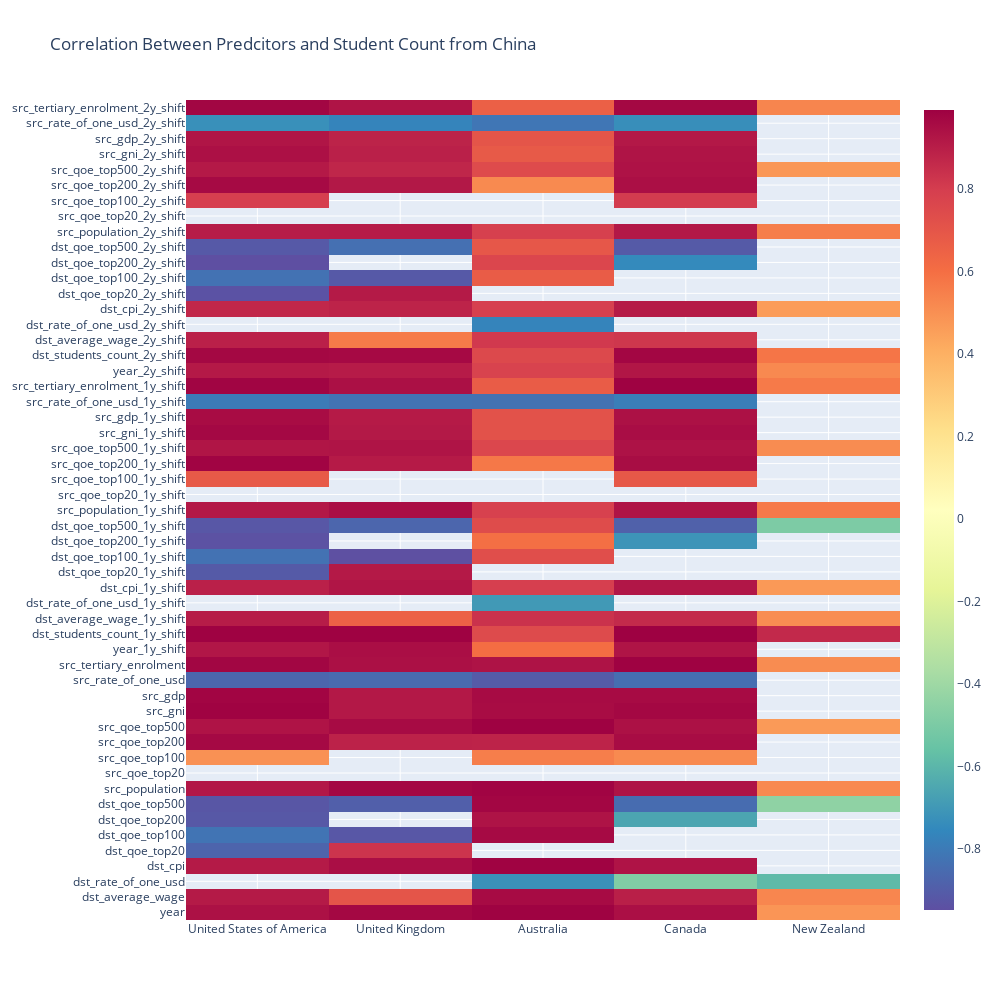
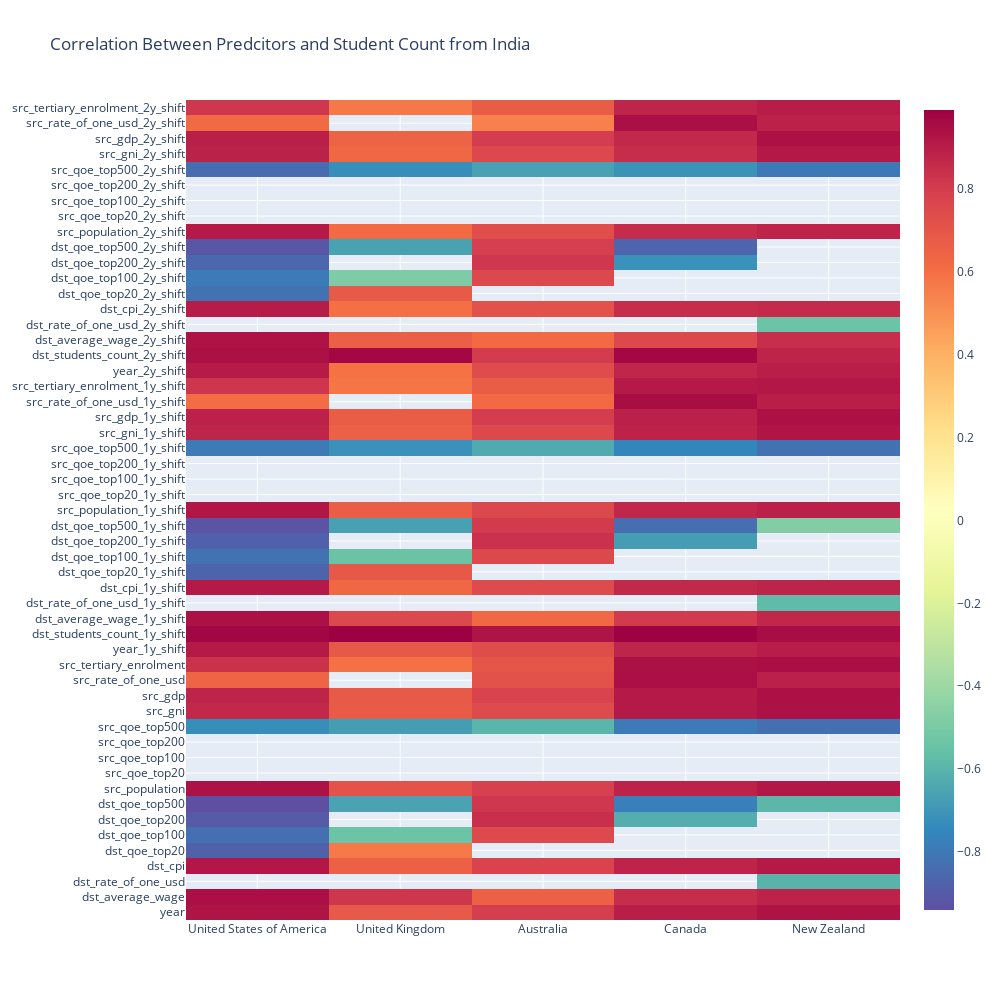
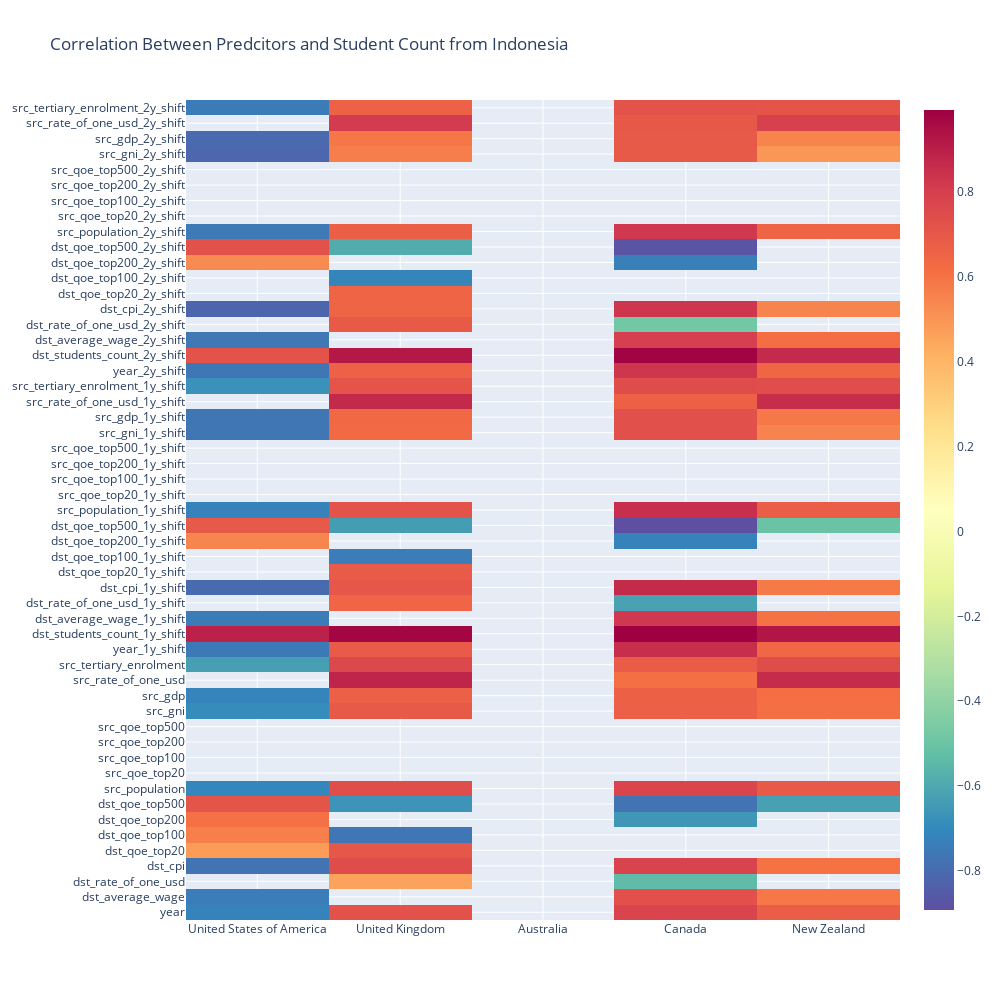
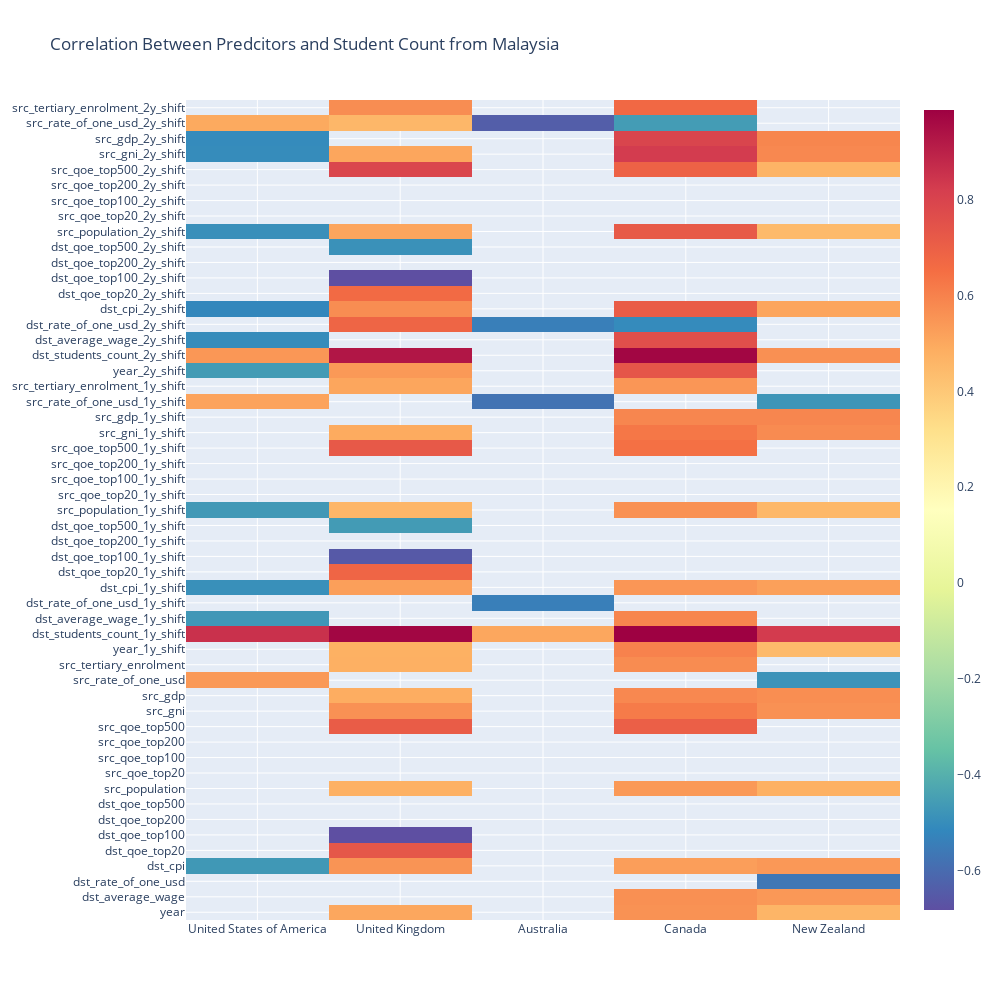

The notebook cell saved with these charts, in order:
### Code cell
for src in src_countries:
    #read data
    factors_df = pd.read_csv('data/grouped_'+src+'.csv')
    
    #calculate correalation and p-value for each destination:
    corr_pvalues={}
    dest_countries = ['United States of America', 'United Kingdom', 'Australia', 'Canada', 'New Zealand']
    
    #filter record for each destination:
    for dest in dest_countries:
        dest_factors = factors_df[factors_df['destination_country']== dest]
        dest_factors = dest_factors.drop(['source_country', 'destination_country', 'dst_distance'],axis=1)
        #shift predictors by 1 and 2 years:
        cols = dest_factors.columns
        dest_factors = dest_factors.join(dest_factors[cols].shift(1), rsuffix='_1y_shift')
        dest_factors = dest_factors.join(dest_factors[cols].shift(2), rsuffix='_2y_shift')
        #fill NaN values:
        dest_factors['year_1y_shift'].iloc[0]=2015
        for col in dest_factors.columns:
            if math.isnan(dest_factors[col].iloc[1]):
                dest_factors[col].iloc[1] = dest_factors[col].iloc[2]
            if math.isnan(dest_factors[col].iloc[0]):
                dest_factors[col].iloc[0] = dest_factors[col].iloc[1]
        #calculate corr and p-valueL
        dic = {}
        for col in dest_factors.columns:
            try:
                c_p_pair = pearsonr(dest_factors[col],dest_factors['dst_students_count'])
            except:
                c_p_pair = (np.nan, np.nan)
            dic[col]=c_p_pair
        corr_pvalues[dest] = dic        
    corr_pvalues_df = pd.DataFrame(corr_pvalues)
    corr_pvalues_df = corr_pvalues_df.drop('dst_students_count')
    
    
    [rows, cols] = corr_pvalues_df.values.shape
    for i in range(rows):
        for j in range(cols):
            if corr_pvalues_df.values[i][j][1] <= 0.05:  #reject H0, the corr is sig
                corr_pvalues_df.values[i][j]  = corr_pvalues_df.values[i][j][0]
            else:
                corr_pvalues_df.values[i][j] = np.nan  
          
        
    trace = go.Heatmap(z=corr_pvalues_df.values,
                       x=corr_pvalues_df.columns.values,
                       y=corr_pvalues_df.index.values,
                       colorscale='spectral',
                       reversescale=True)

    layout = go.Layout(
        title="Correlation Between Predcitors and Student Count from "+src,
        autosize=False,
        width=1000,
        height=1000)

    fig = go.Figure(data=trace, layout=layout)
    iplot(fig)

### Figure 1 — Plotly figure (JSON) as saved in the notebook; plotly's stock layout.template omitted (floating-point values rounded to 4 significant figures; data arrays with more than 128 entries replaced by an {"elided": "..."} marker saying what was removed)
{"data": [{"colorscale": [[0, "rgb(158,1,66)"], [0.1, "rgb(213,62,79)"], [0.2, "rgb(244,109,67)"], [0.3, "rgb(253,174,97)"], [0.4, "rgb(254,224,139)"], [0.5, "rgb(255,255,191)"], [0.6, "rgb(230,245,152)"], [0.7, "rgb(171,221,164)"], [0.8, "rgb(102,194,165)"], [0.9, "rgb(50,136,189)"], [1, "rgb(94,79,162)"]], "reversescale": true, "type": "heatmap", "x": ["United States of America", "United Kingdom", "Australia", "Canada", "New Zealand"], "y": ["year", "dst_average_wage", "dst_rate_of_one_usd", "dst_cpi", "dst_qoe_top20", "dst_qoe_top100", "dst_qoe_top200", "dst_qoe_top500", "src_population", "src_qoe_top20", "src_qoe_top100", "src_qoe_top200", "src_qoe_top500", "src_gni", "src_gdp", "src_rate_of_one_usd", "src_tertiary_enrolment", "year_1y_shift", "dst_students_count_1y_shift", "dst_average_wage_1y_shift", "dst_rate_of_one_usd_1y_shift", "dst_cpi_1y_shift", "dst_qoe_top20_1y_shift", "dst_qoe_top100_1y_shift", "dst_qoe_top200_1y_shift", "dst_qoe_top500_1y_shift", "src_population_1y_shift", "src_qoe_top20_1y_shift", "src_qoe_top100_1y_shift", "src_qoe_top200_1y_shift", "src_qoe_top500_1y_shift", "src_gni_1y_shift", "src_gdp_1y_shift", "src_rate_of_one_usd_1y_shift", "src_tertiary_enrolment_1y_shift", "year_2y_shift", "dst_students_count_2y_shift", "dst_average_wage_2y_shift", "dst_rate_of_one_usd_2y_shift", "dst_cpi_2y_shift", "dst_qoe_top20_2y_shift", "dst_qoe_top100_2y_shift", "dst_qoe_top200_2y_shift", "dst_qoe_top500_2y_shift", "src_population_2y_shift", "src_qoe_top20_2y_shift", "src_qoe_top100_2y_shift", "src_qoe_top200_2y_shift", "src_qoe_top500_2y_shift", "src_gni_2y_shift", "src_gdp_2y_shift", "src_rate_of_one_usd_2y_shift", "src_tertiary_enrolment_2y_shift"], "z": {"elided": "53x5 float values"}}], "layout": {"autosize": false, "height": 1000, "title": {"text": "Correlation Between Predcitors and Student Count from China"}, "width": 1000}}

### Figure 2 — Plotly figure (JSON) as saved in the notebook; plotly's stock layout.template omitted (floating-point values rounded to 4 significant figures; data arrays with more than 128 entries replaced by an {"elided": "..."} marker saying what was removed)
{"data": [{"colorscale": [[0, "rgb(158,1,66)"], [0.1, "rgb(213,62,79)"], [0.2, "rgb(244,109,67)"], [0.3, "rgb(253,174,97)"], [0.4, "rgb(254,224,139)"], [0.5, "rgb(255,255,191)"], [0.6, "rgb(230,245,152)"], [0.7, "rgb(171,221,164)"], [0.8, "rgb(102,194,165)"], [0.9, "rgb(50,136,189)"], [1, "rgb(94,79,162)"]], "reversescale": true, "type": "heatmap", "x": ["United States of America", "United Kingdom", "Australia", "Canada", "New Zealand"], "y": ["year", "dst_average_wage", "dst_rate_of_one_usd", "dst_cpi", "dst_qoe_top20", "dst_qoe_top100", "dst_qoe_top200", "dst_qoe_top500", "src_population", "src_qoe_top20", "src_qoe_top100", "src_qoe_top200", "src_qoe_top500", "src_gni", "src_gdp", "src_rate_of_one_usd", "src_tertiary_enrolment", "year_1y_shift", "dst_students_count_1y_shift", "dst_average_wage_1y_shift", "dst_rate_of_one_usd_1y_shift", "dst_cpi_1y_shift", "dst_qoe_top20_1y_shift", "dst_qoe_top100_1y_shift", "dst_qoe_top200_1y_shift", "dst_qoe_top500_1y_shift", "src_population_1y_shift", "src_qoe_top20_1y_shift", "src_qoe_top100_1y_shift", "src_qoe_top200_1y_shift", "src_qoe_top500_1y_shift", "src_gni_1y_shift", "src_gdp_1y_shift", "src_rate_of_one_usd_1y_shift", "src_tertiary_enrolment_1y_shift", "year_2y_shift", "dst_students_count_2y_shift", "dst_average_wage_2y_shift", "dst_rate_of_one_usd_2y_shift", "dst_cpi_2y_shift", "dst_qoe_top20_2y_shift", "dst_qoe_top100_2y_shift", "dst_qoe_top200_2y_shift", "dst_qoe_top500_2y_shift", "src_population_2y_shift", "src_qoe_top20_2y_shift", "src_qoe_top100_2y_shift", "src_qoe_top200_2y_shift", "src_qoe_top500_2y_shift", "src_gni_2y_shift", "src_gdp_2y_shift", "src_rate_of_one_usd_2y_shift", "src_tertiary_enrolment_2y_shift"], "z": {"elided": "53x5 float values"}}], "layout": {"autosize": false, "height": 1000, "title": {"text": "Correlation Between Predcitors and Student Count from India"}, "width": 1000}}

### Figure 3 — Plotly figure (JSON) as saved in the notebook; plotly's stock layout.template omitted (floating-point values rounded to 4 significant figures; data arrays with more than 128 entries replaced by an {"elided": "..."} marker saying what was removed)
{"data": [{"colorscale": [[0, "rgb(158,1,66)"], [0.1, "rgb(213,62,79)"], [0.2, "rgb(244,109,67)"], [0.3, "rgb(253,174,97)"], [0.4, "rgb(254,224,139)"], [0.5, "rgb(255,255,191)"], [0.6, "rgb(230,245,152)"], [0.7, "rgb(171,221,164)"], [0.8, "rgb(102,194,165)"], [0.9, "rgb(50,136,189)"], [1, "rgb(94,79,162)"]], "reversescale": true, "type": "heatmap", "x": ["United States of America", "United Kingdom", "Australia", "Canada", "New Zealand"], "y": ["year", "dst_average_wage", "dst_rate_of_one_usd", "dst_cpi", "dst_qoe_top20", "dst_qoe_top100", "dst_qoe_top200", "dst_qoe_top500", "src_population", "src_qoe_top20", "src_qoe_top100", "src_qoe_top200", "src_qoe_top500", "src_gni", "src_gdp", "src_rate_of_one_usd", "src_tertiary_enrolment", "year_1y_shift", "dst_students_count_1y_shift", "dst_average_wage_1y_shift", "dst_rate_of_one_usd_1y_shift", "dst_cpi_1y_shift", "dst_qoe_top20_1y_shift", "dst_qoe_top100_1y_shift", "dst_qoe_top200_1y_shift", "dst_qoe_top500_1y_shift", "src_population_1y_shift", "src_qoe_top20_1y_shift", "src_qoe_top100_1y_shift", "src_qoe_top200_1y_shift", "src_qoe_top500_1y_shift", "src_gni_1y_shift", "src_gdp_1y_shift", "src_rate_of_one_usd_1y_shift", "src_tertiary_enrolment_1y_shift", "year_2y_shift", "dst_students_count_2y_shift", "dst_average_wage_2y_shift", "dst_rate_of_one_usd_2y_shift", "dst_cpi_2y_shift", "dst_qoe_top20_2y_shift", "dst_qoe_top100_2y_shift", "dst_qoe_top200_2y_shift", "dst_qoe_top500_2y_shift", "src_population_2y_shift", "src_qoe_top20_2y_shift", "src_qoe_top100_2y_shift", "src_qoe_top200_2y_shift", "src_qoe_top500_2y_shift", "src_gni_2y_shift", "src_gdp_2y_shift", "src_rate_of_one_usd_2y_shift", "src_tertiary_enrolment_2y_shift"], "z": {"elided": "53x5 float values"}}], "layout": {"autosize": false, "height": 1000, "title": {"text": "Correlation Between Predcitors and Student Count from Indonesia"}, "width": 1000}}

### Figure 4 — Plotly figure (JSON) as saved in the notebook; plotly's stock layout.template omitted (floating-point values rounded to 4 significant figures; data arrays with more than 128 entries replaced by an {"elided": "..."} marker saying what was removed)
{"data": [{"colorscale": [[0, "rgb(158,1,66)"], [0.1, "rgb(213,62,79)"], [0.2, "rgb(244,109,67)"], [0.3, "rgb(253,174,97)"], [0.4, "rgb(254,224,139)"], [0.5, "rgb(255,255,191)"], [0.6, "rgb(230,245,152)"], [0.7, "rgb(171,221,164)"], [0.8, "rgb(102,194,165)"], [0.9, "rgb(50,136,189)"], [1, "rgb(94,79,162)"]], "reversescale": true, "type": "heatmap", "x": ["United States of America", "United Kingdom", "Australia", "Canada", "New Zealand"], "y": ["year", "dst_average_wage", "dst_rate_of_one_usd", "dst_cpi", "dst_qoe_top20", "dst_qoe_top100", "dst_qoe_top200", "dst_qoe_top500", "src_population", "src_qoe_top20", "src_qoe_top100", "src_qoe_top200", "src_qoe_top500", "src_gni", "src_gdp", "src_rate_of_one_usd", "src_tertiary_enrolment", "year_1y_shift", "dst_students_count_1y_shift", "dst_average_wage_1y_shift", "dst_rate_of_one_usd_1y_shift", "dst_cpi_1y_shift", "dst_qoe_top20_1y_shift", "dst_qoe_top100_1y_shift", "dst_qoe_top200_1y_shift", "dst_qoe_top500_1y_shift", "src_population_1y_shift", "src_qoe_top20_1y_shift", "src_qoe_top100_1y_shift", "src_qoe_top200_1y_shift", "src_qoe_top500_1y_shift", "src_gni_1y_shift", "src_gdp_1y_shift", "src_rate_of_one_usd_1y_shift", "src_tertiary_enrolment_1y_shift", "year_2y_shift", "dst_students_count_2y_shift", "dst_average_wage_2y_shift", "dst_rate_of_one_usd_2y_shift", "dst_cpi_2y_shift", "dst_qoe_top20_2y_shift", "dst_qoe_top100_2y_shift", "dst_qoe_top200_2y_shift", "dst_qoe_top500_2y_shift", "src_population_2y_shift", "src_qoe_top20_2y_shift", "src_qoe_top100_2y_shift", "src_qoe_top200_2y_shift", "src_qoe_top500_2y_shift", "src_gni_2y_shift", "src_gdp_2y_shift", "src_rate_of_one_usd_2y_shift", "src_tertiary_enrolment_2y_shift"], "z": {"elided": "53x5 float values"}}], "layout": {"autosize": false, "height": 1000, "title": {"text": "Correlation Between Predcitors and Student Count from Malaysia"}, "width": 1000}}
